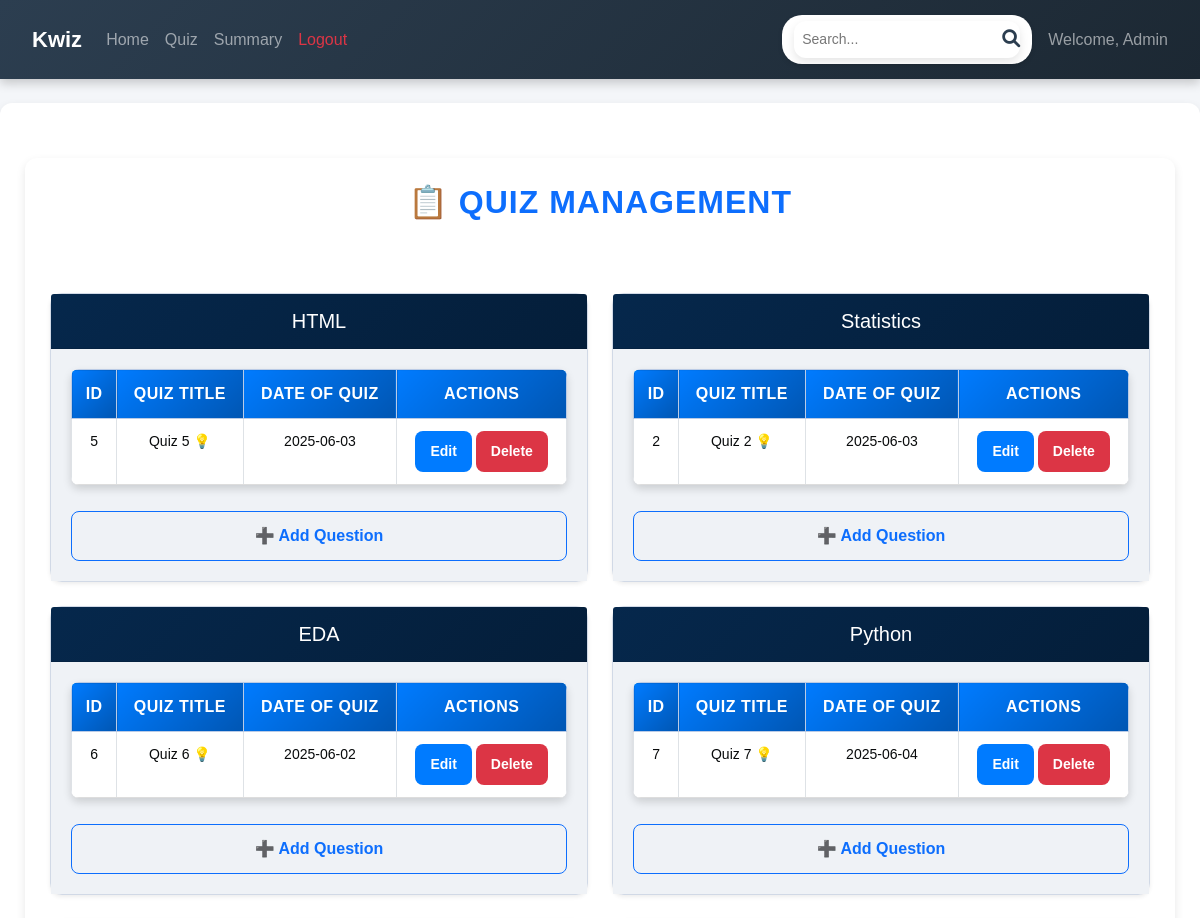
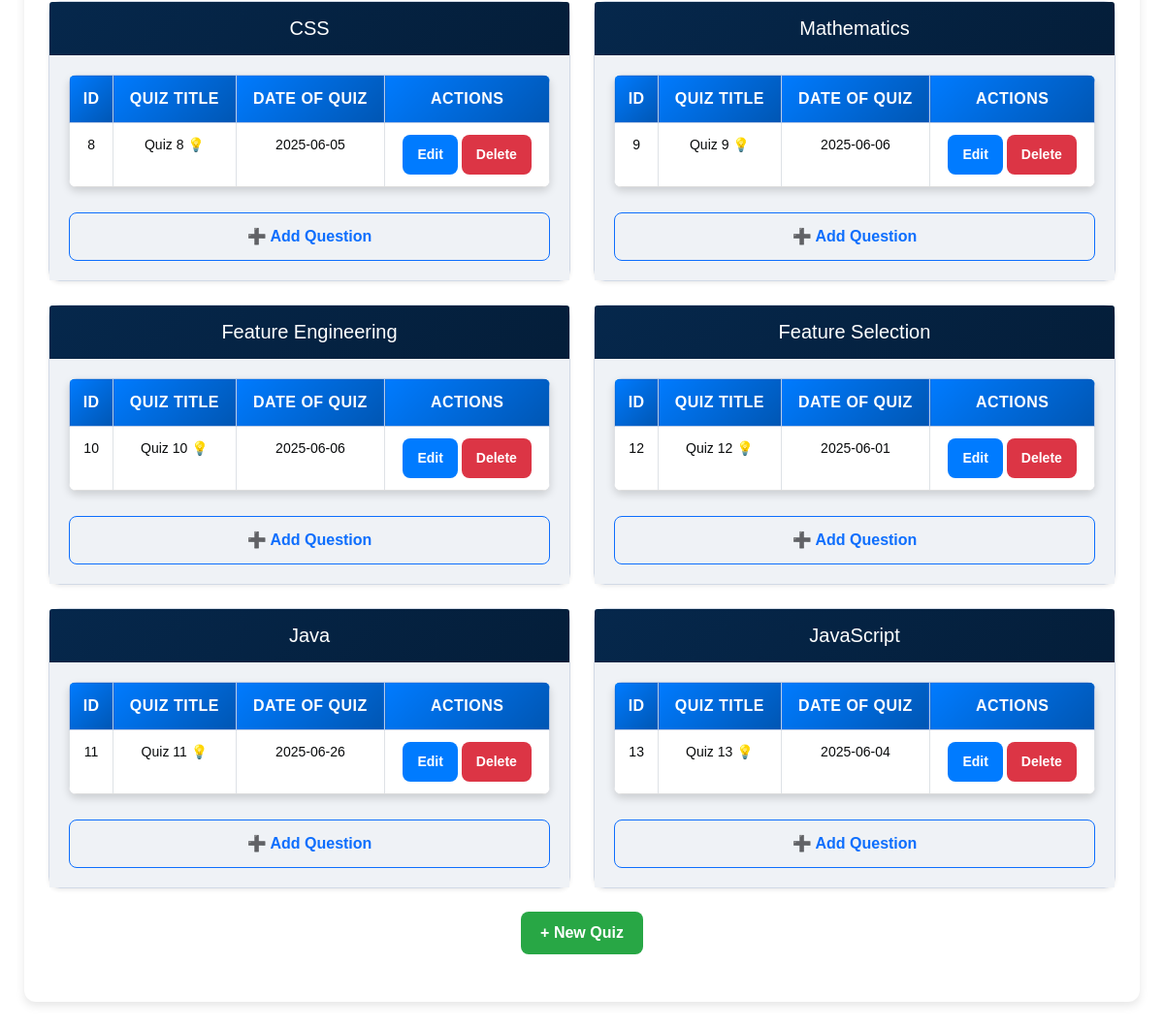
/admin/quiz_management, run on the app's committed database (2 pictures, top to bottom).
### backend/models.py (models this page shows)
class Chapter(db.Model):
    __tablename__ = 'chapter'
    id = db.Column(db.Integer, primary_key=True)
    name = db.Column(db.String(100), nullable=False)
    description = db.Column(db.Text)
    subject_id = db.Column(db.Integer, db.ForeignKey('subject.id', ondelete="CASCADE"), nullable=False)
    quizzes = db.relationship('Quiz', backref='chapter', lazy='subquery', cascade='all, delete-orphan')

class Quiz(db.Model):
    __tablename__ = 'quiz'
    id = db.Column(db.Integer, primary_key=True)
    chapter_id = db.Column(db.Integer, db.ForeignKey('chapter.id', ondelete="CASCADE"), nullable=False)
    date_of_quiz = db.Column(db.Date, nullable=False)
    duration_seconds = db.Column(db.Integer, nullable=False)
    remarks = db.Column(db.Text)
    questions = db.relationship('Question', backref='quiz', lazy='subquery', cascade='all, delete-orphan')
    scores = db.relationship('Score', backref='quiz', lazy='dynamic', cascade='all, delete-orphan')

### backend/controllers.py (the view)
@app.route('/admin/quiz_management', methods=['GET'])
def quiz_management():
    chapters = Chapter.query.options(db.joinedload(Chapter.quizzes)).all()
    quizzes = Quiz.query.all()
    return render_template('admin/admin_quiz_management.html', chapters=chapters, quizzes=quizzes)

### templates/admin/admin_quiz_management.html (shortened to what this page needs)
{% extends "admin/admin_base.html" %}
{% block content %}
<div class="container">
    <h2 class="text-center text-primary mb-4">📋 QUIZ MANAGEMENT</h2>
<br>
<br>
    {% if quizzes %}
    <div class="row">
        {% for chapter in chapters %}
        <div class="col-md-6">
            <div class="card shadow-sm mb-4">
                <div class="card-header bg-dark text-white">
                    <h5 class="mb-0" class="text-center">{{ chapter.name }}</h5>
                </div>
                <div class="card-body">
                    <table class="table table-bordered">
                        <thead class="table-primary">
                            <tr>
                                <th>ID</th>
                                <th>Quiz Title</th>
                                <th>Date of Quiz</th>
                                <th>Actions</th>
                            </tr>
                        </thead>
                        <tbody>
                            {% for quiz in quizzes if quiz.chapter_id == chapter.id %}
                            <tr>
                                <td>{{ quiz.id }}</td>
                                <td>{{ 'Quiz ' + quiz.id|string +' 💡' }}</td>
                                <td>{{ quiz.date_of_quiz.strftime('%Y-%m-%d') }}</td>
                                <td>
                                    <a href="{{ url_for('edit_quiz', quiz_id=quiz.id) }}" class="btn btn-primary btn-sm">Edit</a>
                                    <a href="{{ url_for('delete_quiz', quiz_id=quiz.id) }}" class="btn btn-danger btn-sm">Delete</a>
                                </td>
                            </tr>
                            {% endfor %}
                        </tbody>
                    </table>
                    <a href="{{ url_for('new_question', quiz_id=chapter.id) }}" class="btn btn-outline-primary w-100">
                        ➕ Add Question
                    </a>
                </div>
            </div>
        </div>
        {% endfor %}
    </div>
    {% else %}
    <div class="alert alert-warning text-center">No quizzes available. Click "New Quiz" to add.</div>
    {% endif %}
    <div class="text-center">
        <a href="{{ url_for('new_quiz') }}" class="btn btn-success mb-4">+ New Quiz</a>
    </div>
</div>
{% endblock %}

### static/styles/admin_dash.css (style rules this page uses)
body { font-family: 'Poppins', sans-serif; background-color: #f4f6f9; color: #333; margin: 0; padding: 0; }
.container { max-width: 1200px; margin: 30px auto; background: white; padding: 25px; border-radius: 12px; box-shadow: 0 4px 10px rgba(0, 0, 0, 0.1); }
h2.text-center { font-weight: bold; color: #2c3e50; margin-bottom: 20px; text-transform: uppercase; letter-spacing: 1px; }
.card { border-radius: 12px; box-shadow: 0 4px 10px rgba(0, 0, 0, 0.15); transition: 0.3s ease-in-out; border: 1px solid #d1d9e6; background: #ffffff; }
.card-header { background: linear-gradient(135deg, hsl(211, 86%, 16%), hsl(211, 87%, 12%)); color: white; font-weight: bold; padding: 15px; border-radius: 12px 12px 0 0; text-align: center; font-size: 18px; }
.card-body { padding: 20px; background: hsl(210, 29%, 95%); }
.table { border-radius: 8px; overflow: hidden; box-shadow: 0 4px 8px rgba(0, 0, 0, 0.15); background: white; }
.table thead { background: linear-gradient(135deg, rgb(10, 163, 240), hsl(209, 95%, 50%)); color: white; text-transform: uppercase; }
.table th { padding: 12px; font-size: 16px; text-align: center; letter-spacing: 0.5px; }
.table td { padding: 12px; text-align: center; border-bottom: 1px solid #ddd; font-size: 14px; color: hsl(200, 14%, 4%); }
.table tbody tr { transition: 0.3s ease-in-out; }
.btn-success { background: #28a745; border: none; padding: 10px 20px; font-size: 16px; font-weight: bold; border-radius: 8px; transition: 0.3s ease-in-out; }
.btn-primary { background: #007bff; border: none; padding: 10px 15px; font-size: 14px; font-weight: bold; border-radius: 8px; transition: 0.3s ease-in-out; }
.btn-danger { background: #dc3545; border: none; padding: 10px 15px; font-size: 14px; font-weight: bold; border-radius: 8px; transition: 0.3s ease-in-out; }
.btn-outline-primary { width: 100%; font-weight: bold; padding: 12px; border-radius: 8px; margin-top: 10px; transition: 0.3s ease-in-out; }
.table-primary th { background: linear-gradient(135deg, #007bff, #0056b3); color: white; text-transform: uppercase; font-weight: bold; padding: 12px; text-align: center; letter-spacing: 0.5px; }

### data on the page
Chapter: name "HTML"
Quiz: id "5", id "Quiz 5 💡", date_of_quiz "2025-06-03"
Chapter: name "Statistics"
Quiz: id "2", id "Quiz 2 💡", date_of_quiz "2025-06-03"
Chapter: name "EDA"
Quiz: id "6", id "Quiz 6 💡", date_of_quiz "2025-06-02"
Chapter: name "Python"
Quiz: id "7", id "Quiz 7 💡", date_of_quiz "2025-06-04"
Chapter: name "CSS"
Quiz: id "8", id "Quiz 8 💡", date_of_quiz "2025-06-05"
Chapter: name "Mathematics"
Quiz: id "9", id "Quiz 9 💡", date_of_quiz "2025-06-06"
Chapter: name "Feature Engineering"
Quiz: id "10", id "Quiz 10 💡", date_of_quiz "2025-06-06"
Chapter: name "Feature Selection"
Quiz: id "12", id "Quiz 12 💡", date_of_quiz "2025-06-01"
Chapter: name "Java"
Quiz: id "11", id "Quiz 11 💡", date_of_quiz "2025-06-26"
Chapter: name "JavaScript"
Quiz: id "13", id "Quiz 13 💡", date_of_quiz "2025-06-04"
